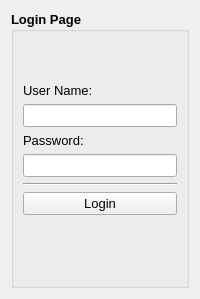
      <widget class="QWidget" name="page_1">
       <layout class="QHBoxLayout" name="horizontalLayout_9">
        <item>
         <widget class="QGroupBox" name="groupBox_3">
          <property name="maximumSize">
           <size>
            <width>350</width>
            <height>16777215</height>
           </size>
          </property>
          <property name="font">
           <font>
            <pointsize>10</pointsize>
            <weight>75</weight>
            <bold>true</bold>
           </font>
          </property>
          <property name="title">
           <string>Login Page</string>
          </property>
          <layout class="QVBoxLayout" name="verticalLayout_15">
           <item>
            <widget class="QLabel" name="label_35">
             <property name="text">
              <string/>
             </property>
            </widget>
           </item>
           <item>
            <widget class="QLabel" name="label_36">
             <property name="text">
              <string/>
             </property>
            </widget>
           </item>
           <item>
            <widget class="QLabel" name="label_33">
             <property name="font">
              <font>
               <weight>50</weight>
               <bold>false</bold>
              </font>
             </property>
             <property name="text">
              <string>User Name:</string>
             </property>
            </widget>
           </item>
           <item>
            <widget class="QLineEdit" name="et_user_name"/>
           </item>
           <item>
            <widget class="QLabel" name="label_34">
             <property name="font">
              <font>
               <weight>50</weight>
               <bold>false</bold>
              </font>
             </property>
             <property name="text">
              <string>Password:</string>
             </property>
            </widget>
           </item>
           <item>
            <widget class="QLineEdit" name="et_password">
             <property name="echoMode">
              <enum>QLineEdit::Password</enum>
             </property>
            </widget>
           </item>
           <item>
            <widget class="Line" name="line_2">
             <property name="orientation">
              <enum>Qt::Horizontal</enum>
             </property>
            </widget>
           </item>
           <item>
            <widget class="QPushButton" name="btn_login">
             <property name="font">
              <font>
               <weight>50</weight>
               <bold>false</bold>
              </font>
             </property>
             <property name="text">
              <string>Login</string>
             </property>
            </widget>
           </item>
           <item>
            <widget class="QLabel" name="lb_result_login">
             <property name="text">
              <string/>
             </property>
            </widget>
           </item>
           <item>
            <spacer name="verticalSpacer_15">
             <property name="orientation">
              <enum>Qt::Vertical</enum>
             </property>
             <property name="sizeHint" stdset="0">
              <size>
               <width>20</width>
               <height>40</height>
              </size>
             </property>
            </spacer>
           </item>
          </layout>
         </widget>
        </item>
       </layout>
      </widget>
